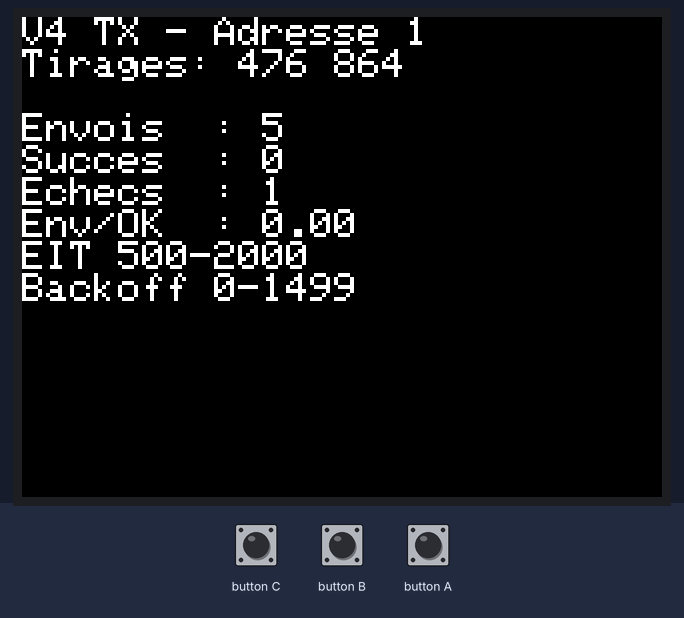
Bench run of a sketch on a simulated ESP32. On the bench: 320×240 colour display. Inputs (shaded band) come from the test bench. Random numbers use the default seed unless the sketch sets one; no radio packets arrive unless stated.

Above: at 8.9 s.
9.0 s: button B pressed for 0.15 s
At 10.3 s:
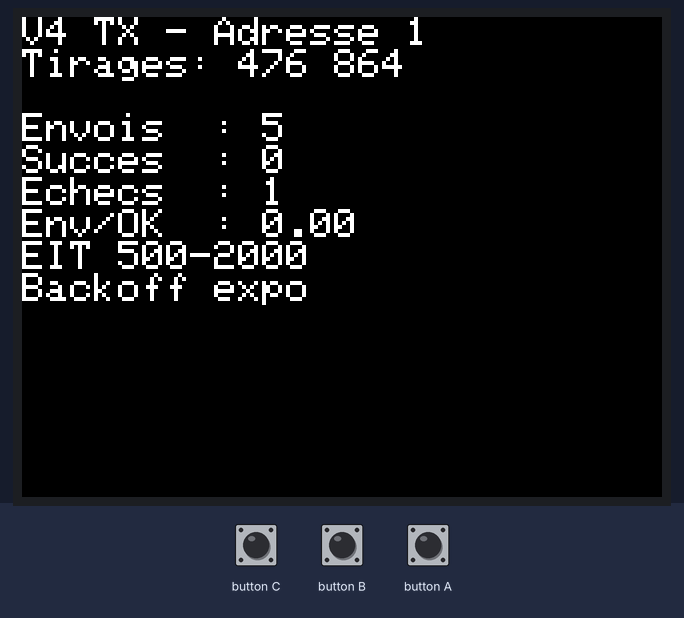
12.1 s: button C pressed for 0.15 s
At 12.5 s:
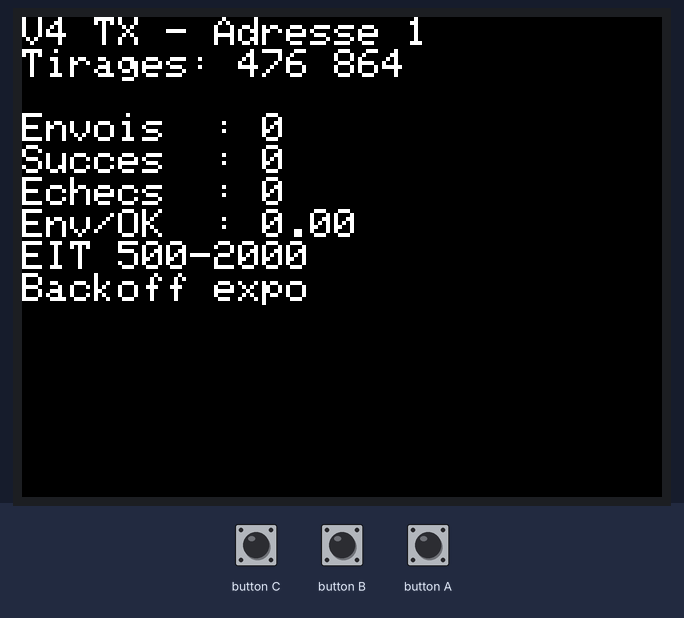
14.4 s: button A pressed for 0.15 s
At 15.5 s:
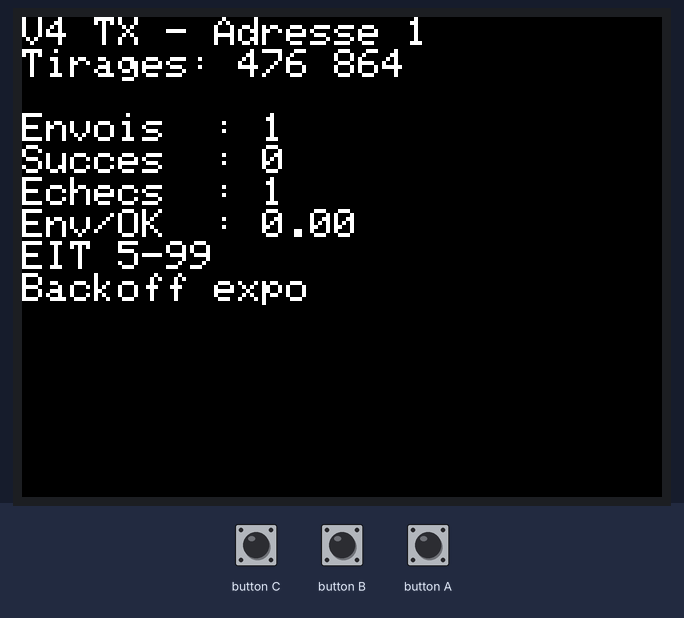
17.5 s: button C pressed for 1 s
At 17.78 s:
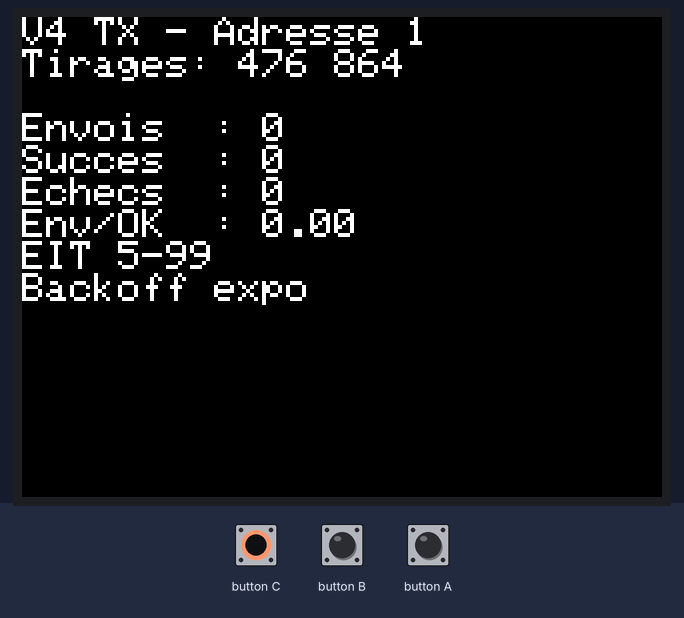
20.0 s: button B pressed for 1 s
At 20.9 s:
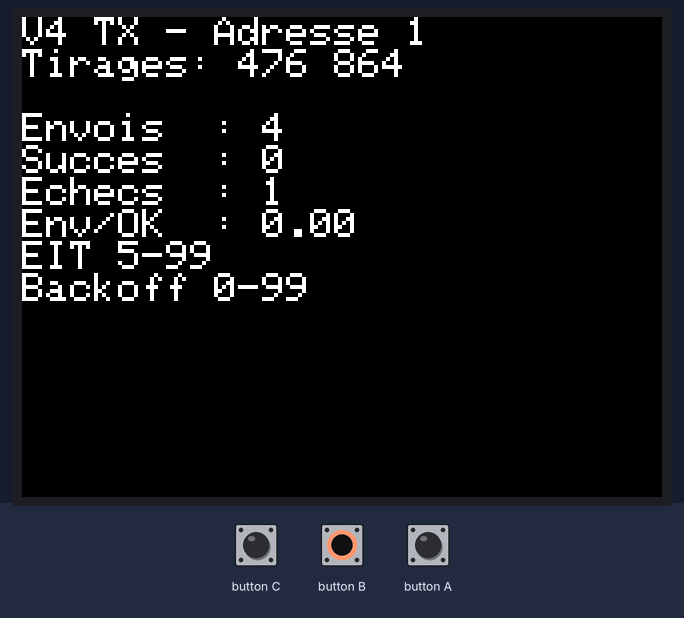
23.0 s: button A pressed for 1 s
At 24.7 s:
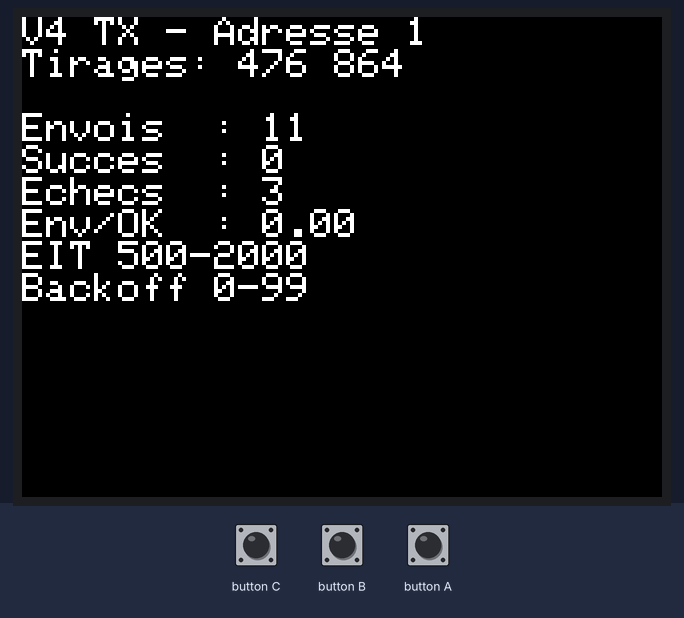
Timing chart, 0 to 26.2 s (numbered marks = the images above; inputs shaded):
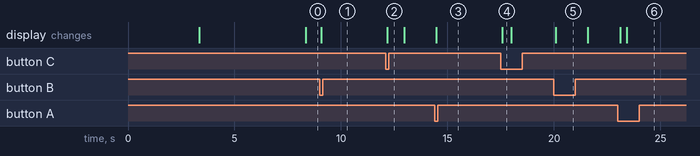

Measured:
- after the input at 9.0 s, the display: changes after 0.08 s (image 1)
- after the input at 14.4 s, the display: changes after 0.08 s (image 3)
- what the display in image 4 shows lasts 0.4 s, from 17.6 s to 18.0 s

The sketch:

V4_TX.ino
```cpp
/* =====================================================================
   SAE32 - Vidéo 4 - ÉMETTEUR MAC ALOHA multi-nœuds - version PROPOSÉE
   [V4-1] Les programmes de Vidéo 4/Test 1 a 8 (Gabin) pilotent un RH_RF22.
   Ce programme reprend le protocole ALOHA pour la radio RH_RF95 du M5Stack,
   et remplace le chien de garde de 40 ms, trop court en LoRa.

   Au démarrage (3 s) : maintenir A, B ou C pour choisir l'adresse 1, 2 ou 3.
   Ensuite, en cours d'essai :
     A = EIT court (5-99 ms) <-> EIT long (500-2000 ms)   -> charge du réseau
     B = backoff : diapo -> plage large -> exponentiel    -> compare 3 réglages
     C = remet les statistiques à zéro
   ===================================================================== */
#include <SPI.h>
#include <M5Stack.h>
#include <RH_RF95.h>

#define RFM95_CS   5
#define RFM95_DIO0 36
RH_RF95 rf95(RFM95_CS, RFM95_DIO0);

#define FREQ_NORMALE 867.7
#define PUISSANCE_DBM 8

#define ADR_PUITS  0
#define TYPE_DATA  1
#define TYPE_ACK   2
#define TAILLE_DATA 6
#define TAILLE_ACK  4
#define CREDIT_MAX  5

// [V4-2] 40 ms est prévu pour le RF22. Ici, l'ACK dure à lui seul 36 ms.
// Point de départ à remplacer par le RTT mesuré avec V2_TX + une marge.
#define TIMEOUT_ACK 200

#define BACKOFF_DIAPO 0          // 0 à 99 ms : trop court pour LoRa, gardé pour comparer
#define BACKOFF_LARGE 1          // 0 à 1499 ms
#define BACKOFF_EXPO  2          // Double à chaque échec, comme en Wi-Fi

#define E0 0
#define E1 1
#define E2 2
#define E3 3
#define E4 4
#define E5 5

uint8_t txbuf[RH_RF95_MAX_MESSAGE_LEN];
uint8_t rxbuf[RH_RF95_MAX_MESSAGE_LEN];
uint8_t rxlen;
uint8_t state = E0, TxSeq = 0, credit = CREDIT_MAX;
uint8_t MyAdr = 1;               // [V4-3] Choisie au démarrage, pas à la compilation
uint8_t NewFrame = 1;
uint8_t modeBackoff = BACKOFF_LARGE;
bool    eitLong = true;

uint32_t debutAttente = 0;

// [V4-4] Tailles élargies : en uint8_t, 1500 serait tronqué sans aucune erreur.
uint16_t EIT = 0;
uint16_t backoff = 0;

uint32_t nbEnvois = 0, nbSucces = 0, nbEchecs = 0;

void afficherTableau() {
  M5.Lcd.fillRect(0, 48, 320, 150, BLACK);
  M5.Lcd.setCursor(0, 48);
  float essais = nbSucces ? (float)nbEnvois / nbSucces : 0;
  M5.Lcd.printf("Envois  : %lu\n", (unsigned long)nbEnvois);
  M5.Lcd.printf("Succes  : %lu\n", (unsigned long)nbSucces);
  M5.Lcd.printf("Echecs  : %lu\n", (unsigned long)nbEchecs);
  M5.Lcd.printf("Env/OK  : %.2f\n", essais);
  M5.Lcd.printf("EIT %s\n", eitLong ? "500-2000" : "5-99");
  M5.Lcd.printf("Backoff %s\n", modeBackoff == BACKOFF_DIAPO ? "0-99"
                              : modeBackoff == BACKOFF_LARGE ? "0-1499" : "expo");
}

void gererBoutons() {
  if (M5.BtnA.wasPressed()) {
    eitLong = !eitLong;
    afficherTableau();
  }
  if (M5.BtnB.wasPressed()) {
    modeBackoff = (modeBackoff + 1) % 3;
    afficherTableau();
  }
  if (M5.BtnC.wasPressed()) {
    nbEnvois = 0;
    nbSucces = 0;
    nbEchecs = 0;
    afficherTableau();
  }
}

// [V4-5] Attente qui laisse les boutons actifs, contrairement à delay().
void attendre(uint32_t duree) {
  uint32_t debut = millis();
  while (millis() - debut < duree) {
    M5.update();
    gererBoutons();
    delay(5);
  }
}

uint16_t tirerBackoff() {
  if (modeBackoff == BACKOFF_DIAPO) return random(0, 100);
  if (modeBackoff == BACKOFF_LARGE) return random(0, 1500);

  // [V4-6] Plage de 400 ms après le 1er échec, puis 800, 1600, 3200 ms.
  uint8_t echecs = CREDIT_MAX - credit;        // Vaut au moins 1 ici
  uint32_t plage = 200UL << echecs;
  return random(0, plage);
}

void choisirAdresse() {
  M5.Lcd.println("A=1 B=2 C=3");
  uint32_t debut = millis();
  while (millis() - debut < 3000) {
    M5.update();
    if (M5.BtnA.isPressed()) MyAdr = 1;
    if (M5.BtnB.isPressed()) MyAdr = 2;
    if (M5.BtnC.isPressed()) MyAdr = 3;
    delay(10);
  }
}

void setup() {
  M5.begin();
  M5.Power.begin();
  M5.Lcd.setTextSize(2);
  M5.Lcd.println("V4 - TX ALOHA");

  choisirAdresse();
  M5.Lcd.clear(BLACK);
  M5.Lcd.setCursor(0, 0);
  M5.Lcd.printf("V4 TX - Adresse %u\n", MyAdr);

  if (!rf95.init()) {
    M5.Lcd.println("Init radio ECHEC");
    while (true) delay(1000);
  }
  rf95.setModemConfig(RH_RF95::Bw125Cr45Sf128);
  rf95.setFrequency(FREQ_NORMALE);
  rf95.setTxPower(PUISSANCE_DBM);

  // [V4-7] Graine propre à la carte : l'adresse MAC de l'ESP32 est unique, et
  // esp_random() vient du générateur matériel. A3 n'a pas de sens sur M5Stack.
  randomSeed(esp_random() ^ (uint32_t)(ESP.getEfuseMac() >> 24));

  // Contrôle visuel du piège 4 : deux nœuds doivent afficher des valeurs différentes.
  M5.Lcd.printf("Tirages: %ld %ld\n", random(0, 1000), random(0, 1000));
  afficherTableau();
}

void loop() {
  M5.update();
  gererBoutons();

  switch (state) {
    case E0:
      if (NewFrame == 1) {       // EIT seulement pour une NOUVELLE donnée
        EIT = eitLong ? random(500, 2000) : random(5, 100);
        attendre(EIT);
      }

      txbuf[0] = MyAdr;          // @S : moi
      txbuf[1] = ADR_PUITS;      // @D : le puits
      txbuf[2] = TYPE_DATA;
      txbuf[3] = TxSeq;
      txbuf[4] = 0xAA;
      txbuf[5] = 0x55;

      rf95.send(txbuf, TAILLE_DATA);
      rf95.waitPacketSent();
      nbEnvois++;
      credit--;
      state = E1;
      break;

    case E1:
      debutAttente = millis();
      state = E2;
      break;

    case E2:
      rf95.setModeRx();
      state = E3;
      break;

    case E3:
      if (millis() - debutAttente > TIMEOUT_ACK) {
        state = E5;
      } else {
        rxlen = RH_RF95_MAX_MESSAGE_LEN;          // [V4-8] Piège 8 de la fiche
        if (rf95.recv(rxbuf, &rxlen)) {
          // Trois conditions : c'est un ACK ET c'est le mien ET il est pour moi.
          if ((rxlen == TAILLE_ACK) && (rxbuf[2] == TYPE_ACK) &&
              (rxbuf[3] == TxSeq) && (rxbuf[1] == MyAdr)) {
            state = E4;
          } else {
            state = E2;          // Trame d'un autre nœud : on continue d'écouter
          }
        }
      }
      break;

    case E4:
      nbSucces++;
      TxSeq++;
      credit = CREDIT_MAX;
      NewFrame = 1;              // [V4-9] Oubli de la diapo : sans cette ligne, plus d'EIT
      afficherTableau();
      state = E0;
      break;

    case E5:
      if (credit == 0) {         // 5 envois sans ACK : abandon, sans backoff
        nbEchecs++;
        TxSeq++;
        credit = CREDIT_MAX;
        NewFrame = 1;
        afficherTableau();
      } else {
        NewFrame = 0;            // Même trame : pas d'EIT
        backoff = tirerBackoff();
        attendre(backoff);       // "Collision ?" : on ne peut pas en être sûr
      }
      state = E0;
      break;

    default:
      state = E0;
      break;
  }
}
```
